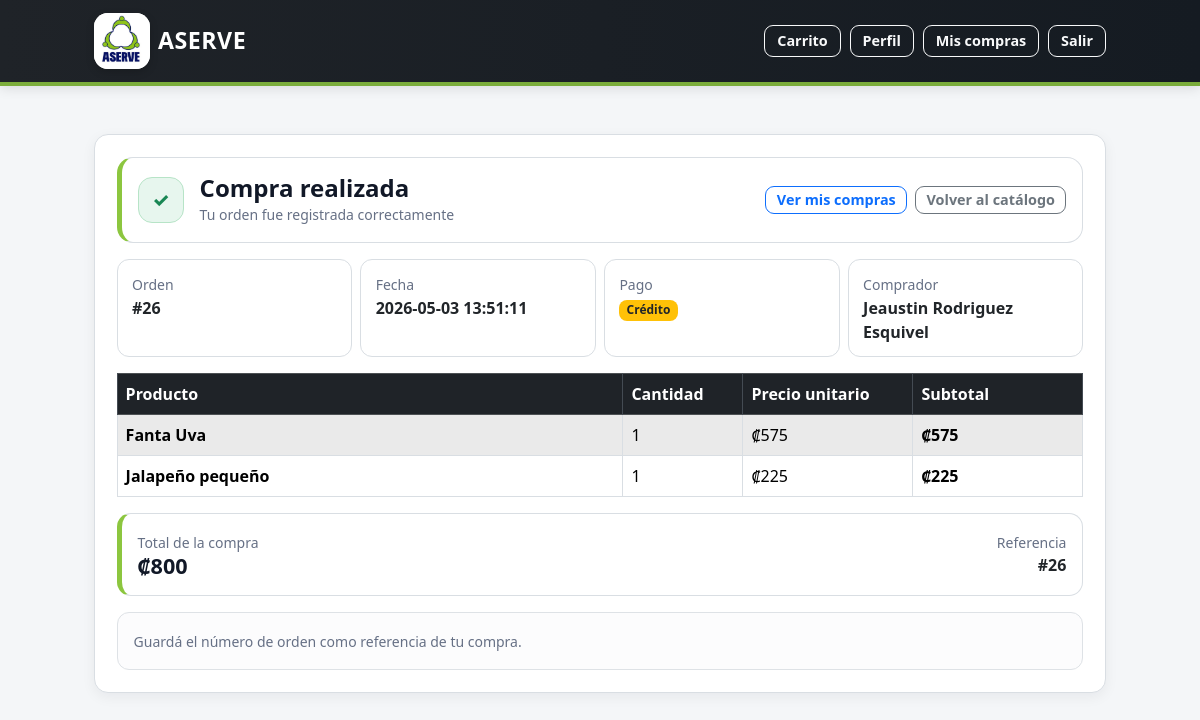
/orden/26 (signed in), run on the app's committed database.
### tables this page shows
CREATE TABLE orders (
    id INTEGER PRIMARY KEY AUTOINCREMENT,
    fecha TEXT NOT NULL,
    tipo_usuario TEXT NOT NULL CHECK (tipo_usuario IN ('asociado', 'no_asociado')),
    user_id INTEGER,
    nombre_no_asociado TEXT,
    tipo_pago TEXT NOT NULL CHECK (tipo_pago IN ('contado', 'credito')),
    total REAL NOT NULL CHECK (total >= 0),
    estado TEXT NOT NULL CHECK (estado IN ('pendiente', 'pagada')),
    FOREIGN KEY (user_id) REFERENCES users(id)
);

CREATE TABLE users (
    id INTEGER PRIMARY KEY AUTOINCREMENT,
    nombre TEXT NOT NULL,
    usuario TEXT NOT NULL UNIQUE,
    contrasena_hash TEXT NOT NULL,
    rol TEXT NOT NULL CHECK (rol IN ('admin', 'asociado')),
    estado TEXT NOT NULL DEFAULT 'activo' CHECK (estado IN ('activo', 'bloqueado'))
, password_temporal INTEGER DEFAULT 0);

CREATE TABLE order_items (
    id INTEGER PRIMARY KEY AUTOINCREMENT,
    order_id INTEGER NOT NULL,
    product_id INTEGER NOT NULL,
    cantidad INTEGER NOT NULL CHECK (cantidad > 0),
    precio_unitario REAL NOT NULL CHECK (precio_unitario >= 0),
    FOREIGN KEY (order_id) REFERENCES orders(id),
    FOREIGN KEY (product_id) REFERENCES products(id)
);

CREATE TABLE products (
    id INTEGER PRIMARY KEY AUTOINCREMENT,
    nombre TEXT NOT NULL,
    precio REAL NOT NULL CHECK (precio >= 0),
    stock INTEGER NOT NULL DEFAULT 0 CHECK (stock >= 0),
    stock_minimo INTEGER NOT NULL DEFAULT 0 CHECK (stock_minimo >= 0),
    image_filename TEXT,
    activo INTEGER NOT NULL DEFAULT 1 CHECK (activo IN (0, 1))
);

### app.py (the view)
@app.route("/orden/<int:order_id>")
def order_success(order_id):
    db = get_db()
    orden = db.execute(
        """
        SELECT
            o.*,
            u.nombre AS nombre_usuario
        FROM orders o
        LEFT JOIN users u ON u.id = o.user_id
        WHERE o.id = ?
        """,
        (order_id,)
    ).fetchone()
    if not orden:
        flash("Orden no encontrada.", "danger")
        return redirect(url_for("catalogo"))
    usuario_logueado = session.get("user_id")
    rol = session.get("rol")
    last_order_id = session.get("last_order_id")
    puede_ver = False
    if usuario_logueado and rol == "admin":
        puede_ver = True
    elif usuario_logueado and orden["user_id"] == usuario_logueado:
        puede_ver = True
    elif not orden["user_id"] and last_order_id == order_id:
        puede_ver = True
    if not puede_ver:
        flash("No tenés permiso para ver esta orden.", "warning")
        if usuario_logueado:
            return redirect(url_for("mis_compras"))
        return redirect(url_for("catalogo"))
    comprador = orden["nombre_usuario"] if orden["user_id"] else orden["nombre_no_asociado"]
    items = db.execute(
        """
        SELECT
            p.nombre,
            oi.cantidad,
            oi.precio_unitario,
            (oi.cantidad * oi.precio_unitario) AS subtotal
        FROM order_items oi
        JOIN products p ON p.id = oi.product_id
        WHERE oi.order_id = ?
        """,
        (order_id,)
    ).fetchall()
    return render_template(
        "order_success.html",
        orden=orden,
        items=items,
        comprador=comprador
    )

### app.py (called while the page is built)
@app.template_filter("crc")
def format_crc(value):
    try:
        return f"₡{float(value):,.0f}"
    except (TypeError, ValueError):
        return "₡0"

def get_db():
    if "db" not in g:
        db_folder = os.path.dirname(app.config["DATABASE"])
        os.makedirs(db_folder, exist_ok=True)
        g.db = sqlite3.connect(app.config["DATABASE"])
        g.db.row_factory = sqlite3.Row
    return g.db

@app.before_request
def proteger_password_temporal():
    if "user_id" not in session:
        return None
    rutas_permitidas = {
        "cambiar_password_temporal",
        "logout",
        "static"
    }
    if request.endpoint in rutas_permitidas:
        return None
    if session.get("password_temporal") == 1:
        flash("Debes cambiar tu contraseña temporal antes de continuar.", "warning")
        return redirect(url_for("cambiar_password_temporal"))
    return None

### templates/order_success.html (shortened to what this page needs)
{% extends "base.html" %}
{% block content %}
<div class="card shadow-sm">
  <div class="card-body">
    <div class="success-header mb-3">
      <div class="d-flex flex-column flex-md-row justify-content-between align-items-start align-items-md-center gap-3">
        <div class="d-flex align-items-center gap-3">
          <div class="success-icon">
            ✓
          </div>
          <div>
            <h4 class="mb-0">Compra realizada</h4>
            <small class="text-muted">
              Tu orden fue registrada correctamente
            </small>
          </div>
        </div>
        <div class="d-flex flex-wrap gap-2">
          {% if session.get("user_id") %}
            <a href="{{ url_for('mis_compras') }}" class="btn btn-outline-primary btn-sm">
              Ver mis compras
            </a>
          {% endif %}
          <a href="{{ url_for('catalogo') }}" class="btn btn-outline-secondary btn-sm">
            Volver al catálogo
          </a>
        </div>
      </div>
    </div>
    <div class="row g-2 mb-3">
      <div class="col-12 col-md-3">
        <div class="success-info-box">
          <small class="text-muted">Orden</small>
          <div class="fw-bold">
            #{{ orden["id"] }}
          </div>
        </div>
      </div>
      <div class="col-12 col-md-3">
        <div class="success-info-box">
          <small class="text-muted">Fecha</small>
          <div class="fw-bold">
            {{ orden["fecha"] }}
          </div>
        </div>
      </div>
      <div class="col-12 col-md-3">
        <div class="success-info-box">
          <small class="text-muted">Pago</small>
          <div class="fw-bold">
            {% set pago_norm = orden["tipo_pago"]|string|lower|replace('é','e')|trim %}
            {% if pago_norm == "credito" %}
              <span class="badge bg-warning text-dark">Crédito</span>
            {% else %}
              <span class="badge bg-success">Contado</span>
            {% endif %}
          </div>
        </div>
      </div>
      <div class="col-12 col-md-3">
        <div class="success-info-box">
          <small class="text-muted">Comprador</small>
          <div class="fw-bold">
            {{ comprador }}
          </div>
        </div>
      </div>
    </div>
    <div class="table-responsive d-none d-md-block">
      <table class="table table-bordered table-striped align-middle mb-0">
        <thead class="table-dark">
          <tr>
            <th>Producto</th>
            <th style="width: 120px;">Cantidad</th>
            <th style="width: 170px;">Precio unitario</th>
            <th style="width: 170px;">Subtotal</th>
          </tr>
        </thead>
        <tbody>
          {% for it in items %}
          <tr>
            <td>
              <div class="fw-semibold">
                {{ it["nombre"] }}
              </div>
            </td>
            <td>
              {{ it["cantidad"] }}
            </td>
            <td>
              {{ it["precio_unitario"]|crc }}
            </td>
            <td>
              <strong>{{ it["subtotal"]|crc }}</strong>
            </td>
          </tr>
          {% else %}
          <tr>
            <td colspan="4" class="text-center text-muted py-4">
              Esta orden no tiene productos registrados.
            </td>
          </tr>
          {% endfor %}
        </tbody>
      </table>
    </div>
    <div class="success-total-box mt-3">
      <div>
        <small class="text-muted">Total de la compra</small>
        <div class="success-total-amount">
          {{ orden["total"]|crc }}
        </div>
      </div>
      <div class="text-md-end">
        <small class="text-muted d-block">Referencia</small>
        <b>#{{ orden["id"] }}</b>
      </div>
    </div>
    <div class="alert alert-light border mt-3 mb-0">
      <small class="text-muted">
        Guardá el número de orden como referencia de tu compra.
      </small>
    </div>
  </div>
</div>
{% endblock %}

### templates/base.html (style rules this page uses)
:root { --aserve-navy: #07145f; --aserve-blue-dark: #101828; --aserve-green: #8cc63f; --aserve-green-dark: #6aa72f; --aserve-bg: #f4f6f8; --aserve-card: #ffffff; --aserve-border: #d9dee3; --aserve-text: #111827; --aserve-muted: #667085; }
body { min-height: 100vh; background: var(--aserve-bg); color: var(--aserve-text); }
.card { border: 1px solid var(--aserve-border); border-radius: 14px; box-shadow: 0 4px 14px rgba(16, 24, 40, .06) !important; }
.card-body { padding: 1.35rem; }
h1, h2, h3, h4, h5, h6 { color: var(--aserve-text); font-weight: 750; }
.text-muted { color: var(--aserve-muted) !important; }
.btn { border-radius: 9px; font-weight: 600; }
.btn-sm { padding: .28rem .65rem; font-size: .9rem; line-height: 1.25; }
.table { border-color: var(--aserve-border); }
.table thead.table-dark th { background-color: #1f2328 !important; color: #ffffff; border-color: #444b53; font-weight: 700; }
.table td, .table th { vertical-align: middle; }
.table-striped > tbody > tr:nth-of-type(odd) > * { background-color: rgba(16, 24, 40, .035); }
.badge { border-radius: 8px; font-weight: 700; padding: .38em .6em; }
.alert { border-radius: 12px; border-color: var(--aserve-border); }

### templates/order_success.html (style rules this page uses)
.success-header { border: 1px solid #d9dee3; border-left: 5px solid #8cc63f; border-radius: 16px; background: #ffffff; padding: 1rem; }
.success-icon { width: 46px; height: 46px; border-radius: 14px; background: #e7f6ee; color: #198754; display: grid; place-items: center; font-weight: 800; font-size: 1.2rem; border: 1px solid #b7e4c7; flex: 0 0 auto; }
.success-info-box { border: 1px solid #d9dee3; border-radius: 12px; background: #ffffff; padding: .75rem .9rem; height: 100%; }
.success-total-box { border: 1px solid #d9dee3; border-left: 5px solid #8cc63f; border-radius: 14px; background: #ffffff; padding: 1rem; display: flex; justify-content: space-between; align-items: center; gap: 1rem; }
.success-total-amount { font-size: 1.35rem; font-weight: 700; color: #111827; line-height: 1.15; }
.table strong, .success-product-mobile b { font-weight: 700; }

### data on the page
orders: id "26", fecha "2026-05-03 13:51:11", total|crc "₡800"
users: nombre "Jeaustin Rodriguez Esquivel"
order_items: nombre "Fanta Uva", cantidad "1", precio_unitario|crc "₡575", subtotal|crc "₡575"
order_items: nombre "Jalapeño pequeño", cantidad "1", precio_unitario|crc "₡225", subtotal|crc "₡225"
